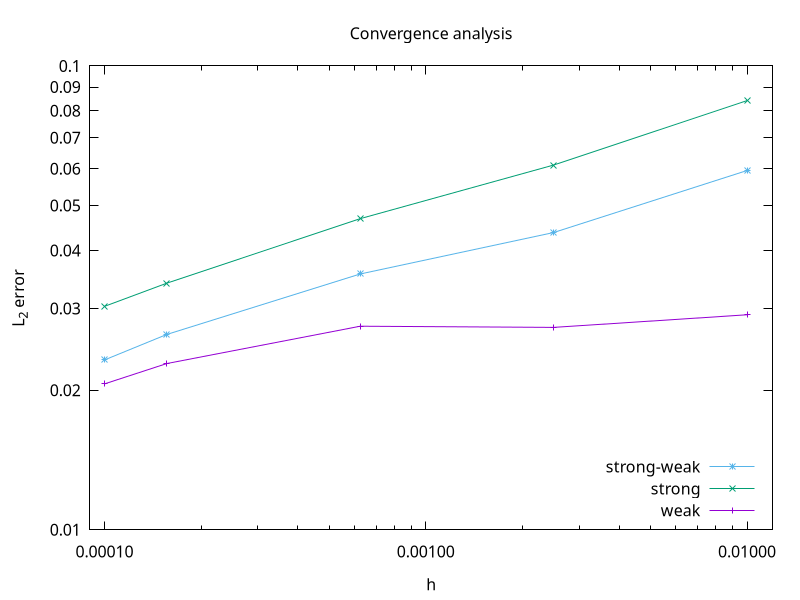

Write gnuplot code to recreate this figure.
set terminal pngcairo size 800,600
set output "convergence.png"
set logscale x
set logscale y
set xlabel "h"
set ylabel "L_2 error"
set title "Convergence analysis"
set xrange [0.00009:0.012]
set key right bottom
plot "convergence.dat" u 2:3 w lp lt 3 title "strong-weak", \
	 "" u 2:4 w lp lt 10 title "strong", \
	 "" u 2:5 w lp lt 1 title "weak"
